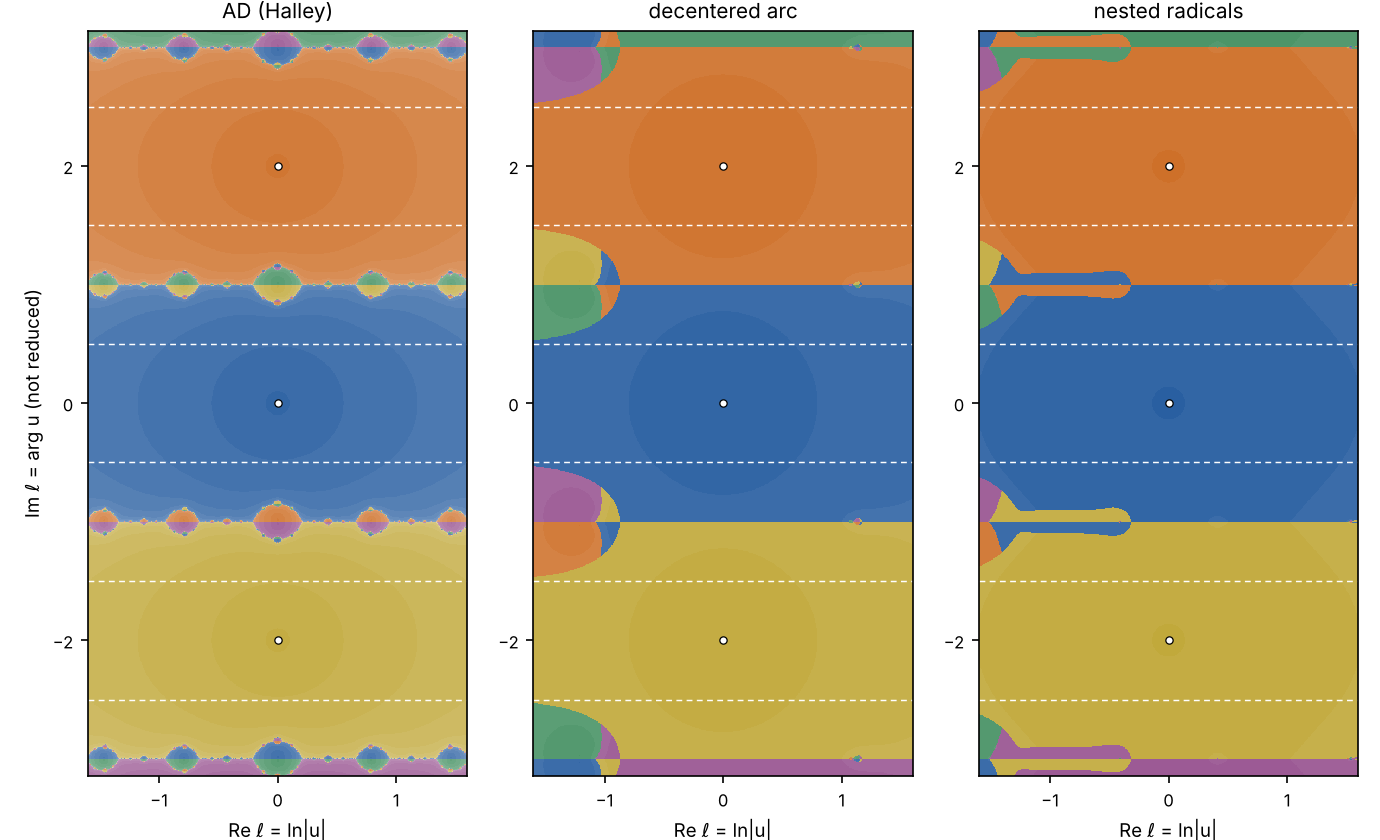

The Python source for this figure:
"""Basins in the logarithmic state plane for the irrational degree p = pi, X = 1."""
import numpy as np
import matplotlib; matplotlib.use('Agg')
import matplotlib.pyplot as plt
from maps import phi
p = np.pi
BASE = np.array([[0.13, 0.35, 0.62], [0.80, 0.42, 0.13], [0.24, 0.55, 0.36], [0.58, 0.30, 0.55], [0.75, 0.65, 0.20]])
TITLE = {'AD': 'AD (Halley)', 'arc': 'decentered arc', 'nest': 'nested radicals'}
fig, axes = plt.subplots(1, 3, figsize=(9.2, 5.6))
N = 700; xs = np.linspace(-1.6, 1.6, N); ys = np.linspace(-np.pi, np.pi, int(N*1.96))
for ax, name in zip(axes, ['AD', 'arc', 'nest']):
    l = (xs[None, :] + 1j*ys[:, None]).astype(complex)
    start_im = l.imag.copy()
    steps = np.full(l.shape, 40)
    with np.errstate(all='ignore'):
        for n in range(40):
            t = np.exp(-p*l)
            done = (np.abs(t - 1) < 1e-9) & (steps == 40)
            steps[done] = n
            l = np.where(steps < 40, l, l + np.log(phi(name, p, t)))
    k = np.round(l.imag*p/(2*np.pi))
    conv = (steps < 40) & np.isfinite(l)
    k = np.where(conv, k, 0).astype(int)
    img = BASE[k % 5]
    shade = 1.0 - 0.55*np.clip(steps/14.0, 0, 1)
    img = 1 - (1 - img)*shade[..., None]
    img[~conv] = 0.0
    ax.imshow(img, extent=[-1.6, 1.6, -np.pi, np.pi], origin='lower', interpolation='nearest', aspect='equal')
    for kk in (-1, 0, 1):
        ax.plot(0, 2*kk, 'o', ms=3.5, mfc='white', mec='black', mew=0.6)
        for s in (-1, 1):
            ax.axhline(2*kk + s*0.5, color='white', lw=0.7, ls=(0, (4, 3)))
    own = np.round(start_im*p/(2*np.pi)).astype(int)
    inside = np.abs(start_im - 2*own) < 0.5
    print(name, 'converged %.2f%%' % (100*conv.mean()), '| nearest determination %.2f%%' % (100*np.mean(conv & (k == own))),
          '| inside the strips: %.4f%%' % (100*np.mean((conv & (k == own))[inside])))
    ax.set_title(TITLE[name], fontsize=10); ax.set_xlabel(r'Re $\ell$ = ln|u|', fontsize=9)
    ax.set_xticks([-1, 0, 1]); ax.set_yticks([-2, 0, 2]); ax.tick_params(labelsize=8)
axes[0].set_ylabel(r'Im $\ell$ = arg u (not reduced)', fontsize=9)
fig.tight_layout(pad=0.6)
fig.savefig('paper/logplane.png', dpi=150)
